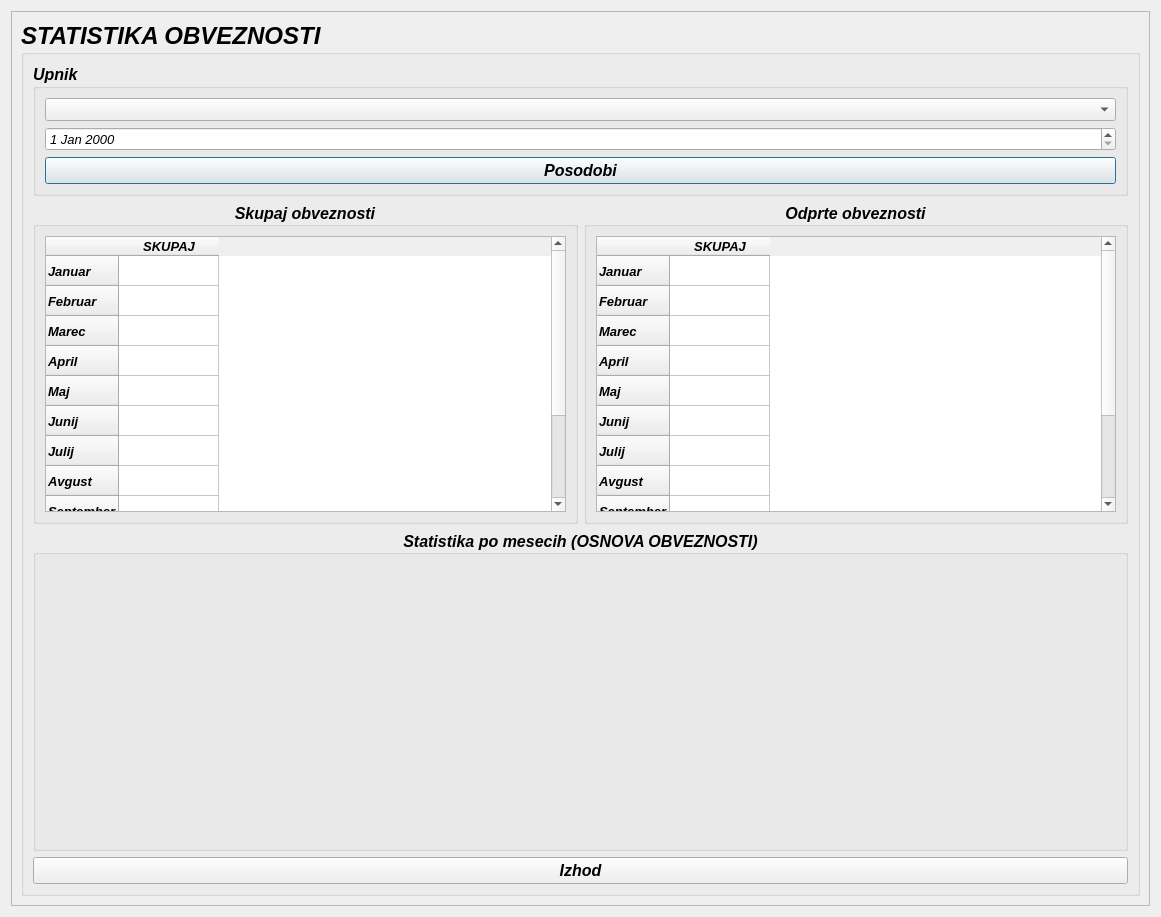
<?xml version="1.0" encoding="UTF-8"?>
<ui version="4.0">
 <class>StatistikaObveznosti</class>
 <widget class="QDialog" name="StatistikaObveznosti">
  <property name="geometry">
   <rect>
    <x>0</x>
    <y>0</y>
    <width>1161</width>
    <height>917</height>
   </rect>
  </property>
  <property name="windowTitle">
   <string>Dialog</string>
  </property>
  <layout class="QGridLayout" name="gridLayout_5">
   <item row="0" column="0">
    <widget class="QScrollArea" name="scrollArea">
     <property name="widgetResizable">
      <bool>true</bool>
     </property>
     <widget class="QWidget" name="scrollAreaWidgetContents">
      <property name="geometry">
       <rect>
        <x>0</x>
        <y>0</y>
        <width>1141</width>
        <height>897</height>
       </rect>
      </property>
      <layout class="QGridLayout" name="gridLayout_4">
       <item row="0" column="0">
        <widget class="QGroupBox" name="groupBox">
         <property name="font">
          <font>
           <family>MS Sans Serif</family>
           <pointsize>18</pointsize>
           <weight>75</weight>
           <italic>true</italic>
           <bold>true</bold>
          </font>
         </property>
         <property name="title">
          <string>STATISTIKA OBVEZNOSTI</string>
         </property>
         <property name="flat">
          <bool>true</bool>
         </property>
         <layout class="QVBoxLayout" name="verticalLayout_2">
          <item>
           <widget class="QGroupBox" name="groupBox_2">
            <property name="font">
             <font>
              <pointsize>12</pointsize>
             </font>
            </property>
            <property name="title">
             <string>Upnik</string>
            </property>
            <layout class="QVBoxLayout" name="verticalLayout">
             <item>
              <widget class="QComboBox" name="comboBox_podjetja">
               <property name="font">
                <font>
                 <family>MS Sans Serif</family>
                 <pointsize>10</pointsize>
                 <weight>50</weight>
                 <italic>true</italic>
                 <bold>false</bold>
                </font>
               </property>
              </widget>
             </item>
             <item>
              <widget class="QDateEdit" name="dateEdit">
               <property name="enabled">
                <bool>true</bool>
               </property>
               <property name="font">
                <font>
                 <pointsize>10</pointsize>
                 <weight>50</weight>
                 <bold>false</bold>
                </font>
               </property>
              </widget>
             </item>
             <item>
              <widget class="QPushButton" name="pushButton_isci">
               <property name="font">
                <font>
                 <family>MS Sans Serif</family>
                 <pointsize>12</pointsize>
                 <weight>75</weight>
                 <italic>true</italic>
                 <bold>true</bold>
                </font>
               </property>
               <property name="text">
                <string>Posodobi</string>
               </property>
              </widget>
             </item>
            </layout>
           </widget>
          </item>
          <item>
           <layout class="QHBoxLayout" name="horizontalLayout">
            <item>
             <widget class="QGroupBox" name="groupBox_3">
              <property name="font">
               <font>
                <family>MS Sans Serif</family>
                <pointsize>12</pointsize>
                <weight>75</weight>
                <italic>true</italic>
                <bold>true</bold>
               </font>
              </property>
              <property name="title">
               <string>Skupaj obveznosti</string>
              </property>
              <property name="alignment">
               <set>Qt::AlignCenter</set>
              </property>
              <layout class="QGridLayout" name="gridLayout">
               <item row="0" column="0">
                <widget class="QTableWidget" name="tableWidget_vse">
                 <property name="sizePolicy">
                  <sizepolicy hsizetype="Expanding" vsizetype="MinimumExpanding">
                   <horstretch>0</horstretch>
                   <verstretch>0</verstretch>
                  </sizepolicy>
                 </property>
                 <property name="font">
                  <font>
                   <family>MS Sans Serif</family>
                   <pointsize>10</pointsize>
                   <weight>75</weight>
                   <italic>true</italic>
                   <bold>true</bold>
                  </font>
                 </property>
                 <row>
                  <property name="text">
                   <string>Januar</string>
                  </property>
                 </row>
                 <row>
                  <property name="text">
                   <string>Februar</string>
                  </property>
                 </row>
                 <row>
                  <property name="text">
                   <string>Marec</string>
                  </property>
                 </row>
                 <row>
                  <property name="text">
                   <string>April</string>
                  </property>
                 </row>
                 <row>
                  <property name="text">
                   <string>Maj</string>
                  </property>
                 </row>
                 <row>
                  <property name="text">
                   <string>Junij</string>
                  </property>
                 </row>
                 <row>
                  <property name="text">
                   <string>Julij</string>
                  </property>
                 </row>
                 <row>
                  <property name="text">
                   <string>Avgust</string>
                  </property>
                 </row>
                 <row>
                  <property name="text">
                   <string>September</string>
                  </property>
                 </row>
                 <row>
                  <property name="text">
                   <string>Oktober</string>
                  </property>
                 </row>
                 <row>
                  <property name="text">
                   <string>November</string>
                  </property>
                 </row>
                 <row>
                  <property name="text">
                   <string>December</string>
                  </property>
                 </row>
                 <column>
                  <property name="text">
                   <string>SKUPAJ</string>
                  </property>
                 </column>
                </widget>
               </item>
              </layout>
             </widget>
            </item>
            <item>
             <widget class="QGroupBox" name="groupBox_4">
              <property name="font">
               <font>
                <family>MS Sans Serif</family>
                <pointsize>12</pointsize>
                <weight>75</weight>
                <italic>true</italic>
                <bold>true</bold>
               </font>
              </property>
              <property name="title">
               <string>Odprte obveznosti</string>
              </property>
              <property name="alignment">
               <set>Qt::AlignCenter</set>
              </property>
              <layout class="QGridLayout" name="gridLayout_2">
               <item row="0" column="0">
                <widget class="QTableWidget" name="tableWidget_brez">
                 <property name="sizePolicy">
                  <sizepolicy hsizetype="Expanding" vsizetype="MinimumExpanding">
                   <horstretch>0</horstretch>
                   <verstretch>0</verstretch>
                  </sizepolicy>
                 </property>
                 <property name="font">
                  <font>
                   <family>MS Sans Serif</family>
                   <pointsize>10</pointsize>
                   <weight>75</weight>
                   <italic>true</italic>
                   <bold>true</bold>
                  </font>
                 </property>
                 <row>
                  <property name="text">
                   <string>Januar</string>
                  </property>
                 </row>
                 <row>
                  <property name="text">
                   <string>Februar</string>
                  </property>
                 </row>
                 <row>
                  <property name="text">
                   <string>Marec</string>
                  </property>
                 </row>
                 <row>
                  <property name="text">
                   <string>April</string>
                  </property>
                 </row>
                 <row>
                  <property name="text">
                   <string>Maj</string>
                  </property>
                 </row>
                 <row>
                  <property name="text">
                   <string>Junij</string>
                  </property>
                 </row>
                 <row>
                  <property name="text">
                   <string>Julij</string>
                  </property>
                 </row>
                 <row>
                  <property name="text">
                   <string>Avgust</string>
                  </property>
                 </row>
                 <row>
                  <property name="text">
                   <string>September</string>
                  </property>
                 </row>
                 <row>
                  <property name="text">
                   <string>Oktober</string>
                  </property>
                 </row>
                 <row>
                  <property name="text">
                   <string>November</string>
                  </property>
                 </row>
                 <row>
                  <property name="text">
                   <string>December</string>
                  </property>
                 </row>
                 <column>
                  <property name="text">
                   <string>SKUPAJ</string>
                  </property>
                 </column>
                </widget>
               </item>
              </layout>
             </widget>
            </item>
           </layout>
          </item>
          <item>
           <widget class="QGroupBox" name="groupBox_5">
            <property name="font">
             <font>
              <family>MS Sans Serif</family>
              <pointsize>12</pointsize>
              <weight>75</weight>
              <italic>true</italic>
              <bold>true</bold>
             </font>
            </property>
            <property name="title">
             <string>Statistika po mesecih (OSNOVA OBVEZNOSTI)</string>
            </property>
            <property name="alignment">
             <set>Qt::AlignCenter</set>
            </property>
            <layout class="QGridLayout" name="gridLayout_3">
             <item row="0" column="0">
              <widget class="QCustomPlot" name="plot" native="true">
               <property name="sizePolicy">
                <sizepolicy hsizetype="Expanding" vsizetype="Expanding">
                 <horstretch>0</horstretch>
                 <verstretch>0</verstretch>
                </sizepolicy>
               </property>
               <property name="minimumSize">
                <size>
                 <width>0</width>
                 <height>0</height>
                </size>
               </property>
               <property name="font">
                <font>
                 <family>MS Sans Serif</family>
                 <pointsize>10</pointsize>
                 <italic>true</italic>
                </font>
               </property>
              </widget>
             </item>
            </layout>
           </widget>
          </item>
          <item>
           <widget class="QPushButton" name="pushButton_izhod">
            <property name="font">
             <font>
              <family>MS Sans Serif</family>
              <pointsize>12</pointsize>
              <weight>75</weight>
              <italic>true</italic>
              <bold>true</bold>
             </font>
            </property>
            <property name="text">
             <string>Izhod</string>
            </property>
           </widget>
          </item>
         </layout>
        </widget>
       </item>
      </layout>
     </widget>
    </widget>
   </item>
  </layout>
 </widget>
 <customwidgets>
  <customwidget>
   <class>QCustomPlot</class>
   <extends>QWidget</extends>
   <header>qcustomplot.h</header>
   <container>1</container>
  </customwidget>
 </customwidgets>
 <tabstops>
  <tabstop>pushButton_isci</tabstop>
  <tabstop>comboBox_podjetja</tabstop>
  <tabstop>dateEdit</tabstop>
  <tabstop>tableWidget_vse</tabstop>
  <tabstop>tableWidget_brez</tabstop>
  <tabstop>pushButton_izhod</tabstop>
 </tabstops>
 <resources/>
 <connections>
  <connection>
   <sender>pushButton_izhod</sender>
   <signal>clicked()</signal>
   <receiver>StatistikaObveznosti</receiver>
   <slot>close()</slot>
   <hints>
    <hint type="sourcelabel">
     <x>557</x>
     <y>895</y>
    </hint>
    <hint type="destinationlabel">
     <x>1157</x>
     <y>870</y>
    </hint>
   </hints>
  </connection>
 </connections>
</ui>
